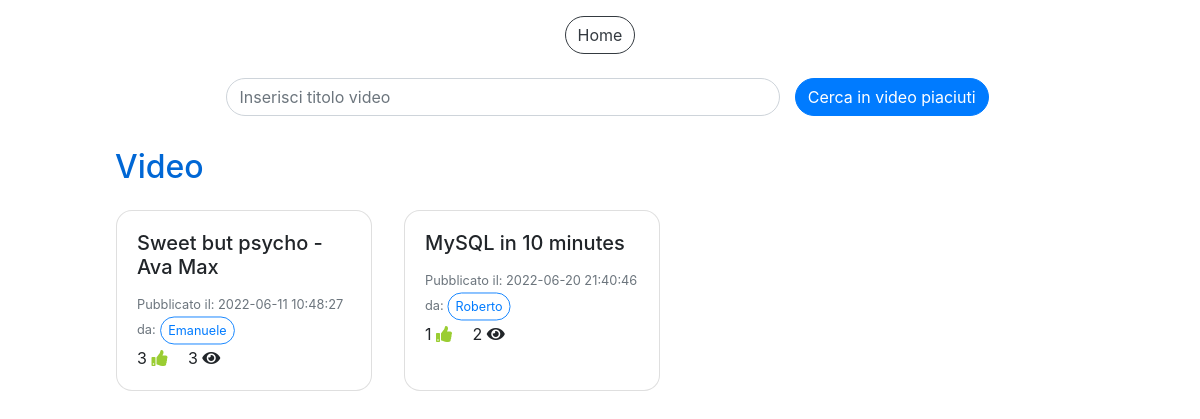
The page /video_piaciuti.php (signed in) on the database its author committed.
### tables this page shows
CREATE TABLE `video` (
  `IdVideo` int(11) NOT NULL,
  `Titolo` varchar(100) NOT NULL,
  `SorgenteVideo` varchar(300) NOT NULL,
  `DataPubblicazione` datetime NOT NULL DEFAULT CURRENT_TIMESTAMP,
  `NumeroLike` int(11) NOT NULL DEFAULT '0',
  `NumeroVisualizzazioni` int(11) NOT NULL DEFAULT '0',
  `IdAccount` int(11) NOT NULL
);

CREATE TABLE `accounts` (
  `IdAccount` int(11) NOT NULL,
  `Username` varchar(40) NOT NULL,
  `Mail` varchar(40) NOT NULL,
  `Password` varchar(100) NOT NULL,
  `Canale` tinyint(1) NOT NULL,
  `NumeroIscritti` int(11) DEFAULT NULL
);

### video_piaciuti.php (the view, shortened to what this page needs)
<!DOCTYPE html>
<html>
<head>
  <link rel="stylesheet" href="css/style.css">
  <link rel="stylesheet" href="css/custom_style.css">
</head>
<body>
  <?php
    include("db.php");
  ?>
  <div class="container-fluid pt-3">
    <div class="row justify-content-center">
      <button type="button" class="btn btn-outline-dark" onclick="location.href='home.php'">Home</button>
    </div>
    <div class="row justify-content-center">
      <div class="col-10">
      <form method="POST" class="mt-2" style="width: 100%" action="video_piaciuti.php">
          <div class="row align-items-center justify-content-center">
            <div class="form-group col-7 mt-3">
              <input type="text" id="cerca" class="form-control" name="cerca" placeholder="Inserisci titolo video">
            </div>
            <button id="bottoneCerca" class="btn btn-primary" value="">Cerca in video piaciuti</button>
          </div>
        </form>
        <h2 class="titleText mt-3">Video</h2>
        <div id="cronologia" class="row">
        <?php
          $sql="SELECT * FROM Playlists WHERE IdAccount=? AND TipoPlaylist=?";
          $query=$db->prepare($sql);
          $dati=array($_SESSION["loginID"], 2);
          $query->execute($dati);
          $ris=$query->fetchAll();
          foreach($ris as $row) {
            $idLikes=$row["IdPlaylist"];
          }
          $sql="SELECT * FROM Video v JOIN Accounts a ON v.IdAccount=a.IdAccount WHERE IdVideo IN (SELECT IdVideo FROM Composizioni_playlists WHERE IdPlaylist=?)";
          $dati=array($idLikes);
          $query=$db->prepare($sql);
          $query->execute($dati);
          $ris=$query->fetchAll();
          foreach($ris as $row) {
            $sql="SELECT * FROM Video v, Visualizzazioni vis, Accounts a WHERE v.IdVideo=vis.IdVideo AND a.IdAccount=vis.IdAccount AND vis.IdAccount=? AND vis.IdVideo=?";
            $query=$db->prepare($sql);
            $dati=array($_SESSION["loginID"], $row["IdVideo"]);
            $query->execute($dati);
            $risVis=$query->fetchAll();
            $tempoVis=-1;
            $creator=$row["Username"];
            foreach($risVis as $vis) {
              $tempoVis=$vis["TempoVisualizzazione"];
            }
            echo '<div class="card card-video m-3" style="width: 16rem;">
                    <div class="card-body card-video" onclick="cardOnClick(\''. $row["IdVideo"] .'\',\''. $row["Titolo"] .'\',\''. $row["SorgenteVideo"] .'\',\''. $tempoVis .'\',\''. $creator .'\')">
                      <h5 class="card-title card-video">'. $row["Titolo"] .'</h5>
                      <p class="card-text card-video">
                        <small class="text-muted">Pubblicato il: '. $row["DataPubblicazione"] .'<br>da:<button type="button" class="btn btn-outline-primary btn-sm mini">'. $creator .'</button></small><br>
                        '. $row["NumeroLike"] .' <i class="fa fa-thumbs-up mr-3"></i>
                        '. $row["NumeroVisualizzazioni"] .' <i class="fa fa-eye"></i>
                      </p>
                    </div>
                  </div>';
          }
        ?>
        </div>
      </div>
    </div>
  </div>
</body>
</html>

### css/custom_style.css (style rules this page uses)
* { transition: 0.4s; }
div, h2, p { cursor: default; }
.card-video,.card-playlist,.card-post { cursor: pointer; }
.fa-thumbs-up { color: yellowgreen; }
body { height: 100vh; overflow: auto; }
.btn,.form-control,.custom-select { border-radius: 2rem; }
.mini { transform: scale(0.9); }
.card { border-radius: 1rem; }
.titleText { color: #0067d5; }

### rows shown on the page
video: Titolo "Sweet but psycho - Ava Max", DataPubblicazione "2022-06-11 10:48:27", IdAccount.Username "Emanuele", NumeroLike "3", NumeroVisualizzazioni "3"
video: Titolo "MySQL in 10 minutes", DataPubblicazione "2022-06-20 21:40:46", IdAccount.Username "Roberto", NumeroLike "1", NumeroVisualizzazioni "2"
